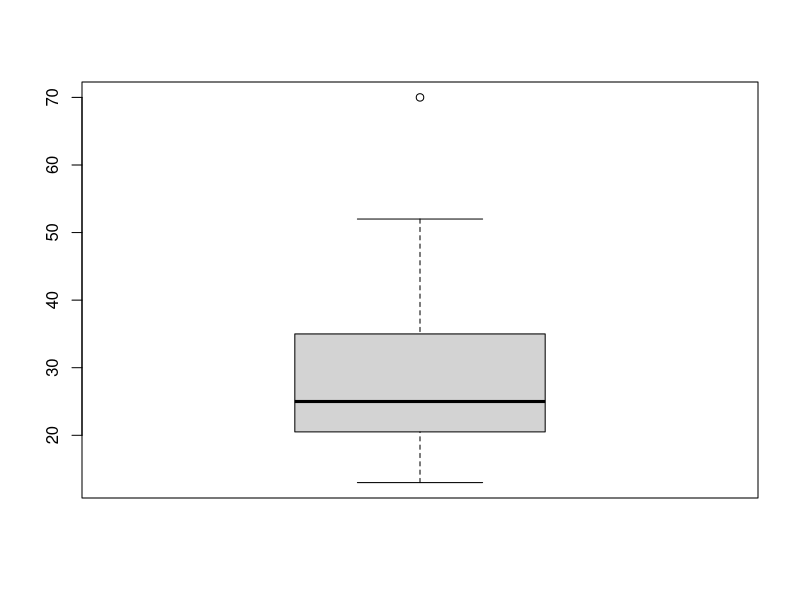
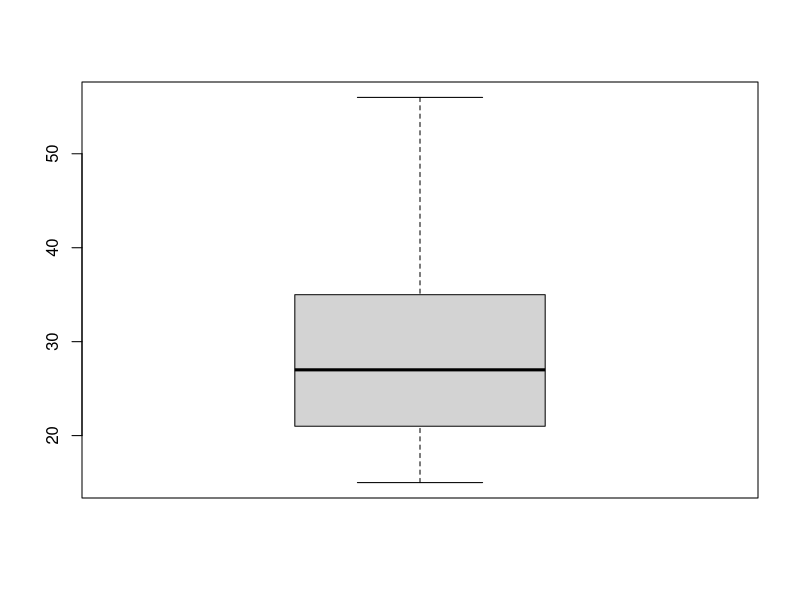

The R script that drew these images, in order:
#Chapter 3 HW#2 by Angela Hughes and Hannah Andrews
#Page 121, Exercises 3.2, 3.3, 3.5, 3.6, 3.8, 3.11
#due midnight 2/19

library(dplyr)

#3.2
#missing values can be replaced with the median, especially if the data is skewed.
#Or they could be replaced by the mean if the data is symmetrical.
#You could fill in the missing value with a Baysian-predicted value.
#It's generally not recommended to fill missing values with −∞.
#missing values can also be replaced with "N/A", "Unknown", to distinguish semantics.
#but these labels may interfere with analysis that seeks to recognize trends.

#3.3
#(a)
ages <- c(13, 15, 16, 16, 19, 20, 20, 21, 22, 22, 25, 25, 25, 25, 30,
          33, 33, 35, 35, 35, 35, 36, 40, 45, 46, 52, 70)
length(ages) #is 27

#bins of depth 3, where our 27 items are divided by 9 bins
ageBin1 <- c(13, 15, 16)
ageBin2 <- c(16, 19, 20)
ageBin3 <- c(20, 21, 22)
ageBin4 <- c(22, 25, 25)
ageBin5 <- c(25, 25, 30)
ageBin6 <- c(33, 33, 35)
ageBin7 <- c(35, 35, 35)
ageBin8 <- c(36, 40, 45)
ageBin9 <- c(46, 52, 70)

ageBins <- c(mean(ageBin1), mean(ageBin2), mean(ageBin3), mean(ageBin4), 
             mean(ageBin5), mean(ageBin6), mean(ageBin7), mean(ageBin8), mean(ageBin9)) 
ageBins <- round(ageBins)
print(ageBins) #there were too many sig figs
length(ageBins) #is 9

#comparing pre-smoothed and smoothed by bin means
fivenum(ages)
fivenum(ageBins)
boxplot(ages) #pre-smoothed treats highest value as an outlier
boxplot(ageBins)#smoothed has a higher median
mean(ages)
mean(ageBins) #mean is about the same, smoothed and pre-smoothed

#(b)
#outliers could be determined by cluster analysis, boxplots (such as above in 3.3(a)),
#and linear regression (by finding data outside of the line of best fit)

#(c)
#other methods of data smoothing include wavelet transform, clustering, 
#log linear models, and regression.


#3.5
#value ranges of the following normalization methods.

#(a)
#the value ranges of min-max normalization are the new min and the new max, as defined by
#the scientist. The values within that range are transformed in a linear way, where their
#relationships are preserved. After this normalization, 
#you can't introduce new values that fall outside of the original min-max.

#(b)
#the value ranges of z-score normalization are taken by subtracting the mean, and 
#dividing by the standard deviation, for each value.
#this can be used when the real min-max are unknown, and when there are outliers.

#(c)
#the value ranges of z-score normalization using mean absolute deviation are taken 
#by subtracting the mean, and dividing by the mean absolute deviation, for each value.
#this can diminish the powerful effect of outliers.
#mean absolute deviation: from each value, subtract the mean, sum the values after subtraction, 
#and divide by the total number of values.


#(d)
#the value ranges of normalization by decimal scaling normalization are such that that
#the absolute value of the maxium value is less than 1. We divide each value by
#ten to the power of whichever exponent achieves this. Basically, we're moving the decimal
#point over so that our largest value sits just to the right of the decimal. 

#3.8
#
